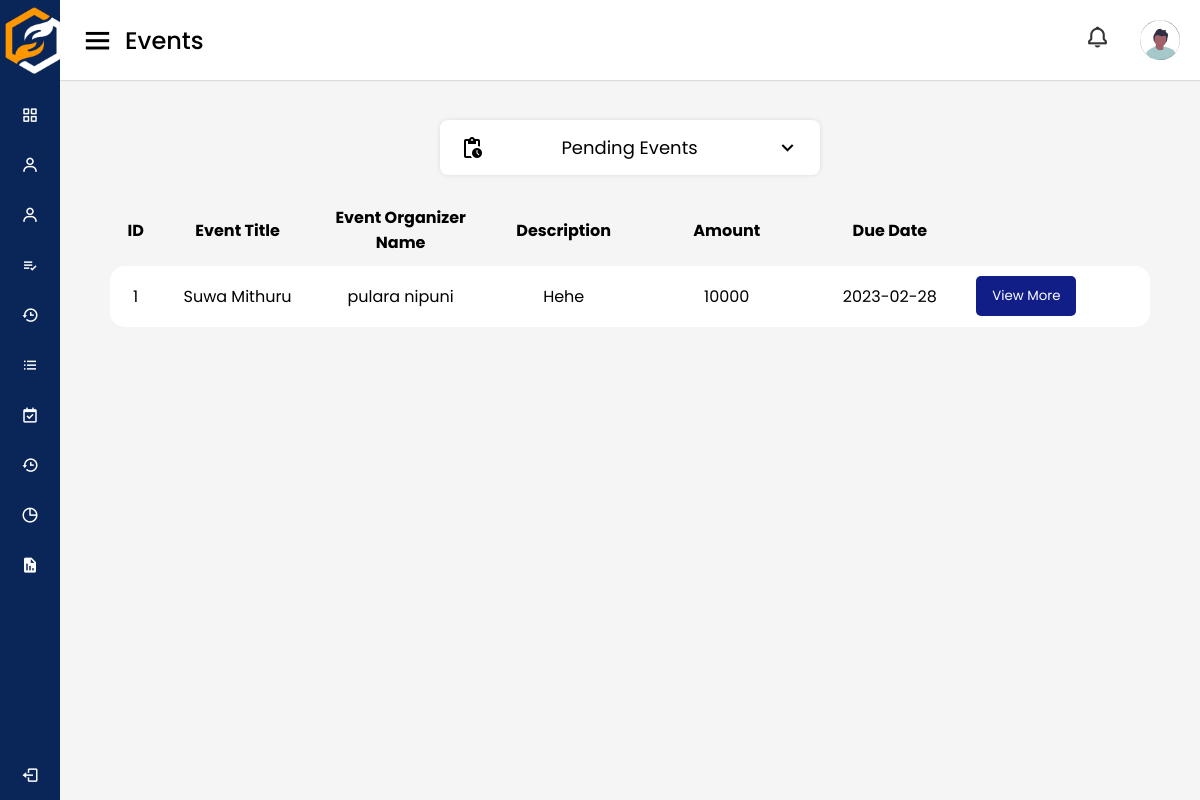
The app's page /adminPages/pendingEvents (signed in) with its own data.
### tables this page shows
CREATE TABLE `events` (
  `id` int(11) NOT NULL,
  `event_title` varchar(255) NOT NULL,
  `description` text NOT NULL,
  `location` varchar(255) NOT NULL,
  `published_date` date NOT NULL DEFAULT current_timestamp(),
  `due_date` date NOT NULL,
  `completed_date` date NOT NULL,
  `rejected_date` date NOT NULL,
  `status` int(11) NOT NULL,
  `budget` int(11) NOT NULL,
  `received` int(11) NOT NULL,
  `proof_letter` varchar(255) NOT NULL,
  `thumbnail` varchar(255) NOT NULL,
  `bank_pass_book` varchar(255) NOT NULL,
  `bank_acc_number` varchar(255) NOT NULL,
  `bank_name` varchar(255) NOT NULL,
  `event_org_id` int(11) NOT NULL,
  `rejection_note` varchar(255) NOT NULL
);

CREATE TABLE `event_org` (
  `id` int(11) NOT NULL,
  `full_name` varchar(255) NOT NULL,
  `NIC` varchar(255) NOT NULL,
  `community_name` varchar(255) NOT NULL,
  `designation` varchar(255) NOT NULL,
  `zipcode` varchar(255) NOT NULL,
  `district` int(11) NOT NULL,
  `acc_status` int(11) NOT NULL,
  `user_id` int(11) NOT NULL,
  `proof_document` varchar(255) NOT NULL
);

### app/controllers/AdminPages.php (called while the page is built, shortened)
<?php
class AdminPages extends Controller
{
    public function __construct()
    {
        $this->adminPageModel = $this->model('AdminPage');
    }
    public function pendingEvents()
    {
        $pendingEvents = $this->adminPageModel->pendingEvents();
        $data = [
            'pendingEvents' => $pendingEvents
        ];
        $this->view('users/admin/events', $data);
    }
}

### app/libraries/Core.php (called while the page is built, shortened)
<?php
  class Core {
    protected $currentMethod = 'index';
    public function __construct(){
      $url = $this->getUrl();
      if(file_exists('../app/controllers/' . ucwords($url[0] ?? ''). '.php')){
        unset($url[0]);
      }
      $this->currentController = new $this->currentController;
      if(isset($url[1])){
        if(method_exists($this->currentController, $url[1])){
          $this->currentMethod = $url[1];
          unset($url[1]);
        }
      }
      $this->params = $url ? array_values($url) : [];
      call_user_func_array([$this->currentController, $this->currentMethod], $this->params);
    }
      public function getUrl(){
      if(isset($_GET['url'])){
        $url = rtrim($_GET['url'], '/');
        $url = filter_var($url, FILTER_SANITIZE_URL);
        $url = explode('/', $url);
        return $url;
      }
    }
  }

### public/index.php (called while the page is built, shortened)
<?php
    $init = new Core;

### app/libraries/Database.php (called while the page is built, shortened)
<?php
class Database
{
    private $host = DB_HOST;
    private $user = DB_USER;
    private $pass = DB_PASS;
    private $dbname = DB_NAME;
    private $dbh;
    private $stmt;
    public function __construct()
    {
        $dsn = 'mysql:host=' . $this->host . ';dbname=' . $this->dbname;
        $options = array(
            PDO::ATTR_PERSISTENT => true,
            PDO::ATTR_ERRMODE => PDO::ERRMODE_EXCEPTION
        );
        try {
            $this->dbh = new PDO($dsn, $this->user, $this->pass, $options);
        } catch (PDOException $e) {
            $this->error = $e->getMessage();
            echo $this->error;
        }
    }
    public function query($sql)
    {
        $this->stmt = $this->dbh->prepare($sql);
    }
    public function resultSet()
    {
        $this->execute();
        return $this->stmt->fetchAll(PDO::FETCH_OBJ);
    }
    public function execute()
    {
        return $this->stmt->execute();
    }
}

### app/models/AdminPage.php (called while the page is built, shortened)
<?php
class AdminPage
{
    private $db;
    public function __construct()
    {
        $this->db = new Database;
    }
    public function pendingEvents()
    {
        $this->db->query('SELECT e.id, e.event_title, e.description, e.due_date, e.budget, e.location, r.email, o.full_name FROM events e JOIN reg_user r ON e.event_org_id = r.id JOIN event_org o ON e.event_org_id = o.user_id WHERE e.status = 0');
        $results = $this->db->resultSet();
        return $results;
    }
}

### app/views/users/admin/events.php (the view, shortened to what this page needs)
<!DOCTYPE html>
<html lang="en" dir="ltr">
<head>
    <link rel="stylesheet" href="<?php echo URLROOT; ?>/css/style_dashboard.css" />
    <link rel="stylesheet" href="<?php echo URLROOT; ?>/css/donation_req.css" />
    <link href="https://unpkg.com/boxicons@2.0.7/css/boxicons.min.css" rel="stylesheet" />
</head>
<body>
  <?php require APPROOT.'/views/inc/side_navbar.php';?>
  <section class="home-section">
    <nav>
      <div class="sidebar-button">
        <i class="bx bx-menu sidebarBtn"></i>
        <span class="dashboard">Events</span>
      </div>
      <div class="profile-details">
        <div class="notification">
          <i class="bx bx-bell bx-tada notification"></i>
        </div>
        <img src="<?php echo URLROOT; ?>/img/profile_pic.svg" alt="" />
      </div>
    </nav>
      <main>
          <div class="select-menu">
              <div class="select-btn">
                    <span class="material-icons">
                    </span>
                  <span class="option-text">Pending Events</a></span>
                  <i class="bx bx-chevron-down"></i>
              </div>
          </div>
          <div class="cards_heading head">
              <div>ID</div>
              <div>Event Title</div>
              <div>Event Organizer Name</div>
              <div>Description</div>
              <div>Amount</div>
              <div>Due Date</div>
          </div>
          <?php foreach($data['pendingEvents'] as $pendingEvents) : ?>
              <div class="cards_heading cards_color">
                  <div><?php echo $pendingEvents->id; ?></div>
                  <div><?php echo $pendingEvents->event_title; ?></div>
                  <div><?php echo $pendingEvents->full_name; ?></div>
                  <div><?php echo $pendingEvents->description; ?></div>
                  <div><?php echo $pendingEvents->budget; ?></div>
                  <div><?php echo $pendingEvents->due_date; ?></div>
                  <div>
                      <div style="text-align: center;"> <a href="<?php echo URLROOT; ?>/pages/pendingEventDetails/<?php echo $pendingEvents->id; ?>"> <button class="btnview">View More</button> </a></div>
                  </div>
              </div>
          <?php endforeach; ?>
          </main>
  </section>
</body>
</html>

### public/css/style_dashboard.css (style rules this page uses)
* { margin: 0; padding: 0; box-sizing: border-box; font-family: 'Poppins', sans-serif; }
.home-section { position: relative; background: #f5f5f5; min-height: 100vh; width: calc(100% - 240px); left: 240px; transition: all 0.5s ease; }
.home-section nav { display: flex; justify-content: space-between; height: 80px; background: #fff; display: flex; align-items: center; position: fixed; width: calc(100% - 240px); left: 240px; z-index: 100; padding: 0 20px; box-shadow: 0 1px 1px rgba(0, 0, 0, 0.1); transition: all 0.5s ease; }
.home-section nav .sidebar-button { display: flex; align-items: center; font-size: 24px; font-weight: 500; }
nav .sidebar-button i { font-size: 35px; margin-right: 10px; }
.home-section nav .profile-details { display: flex; align-items: center; padding: 0 auto; }
.profile-details i { padding: 0px 30px; }
nav .profile-details img { height: 40px; width: 40px; border-radius: 6px; object-fit: cover; }
nav .profile-details i { font-size: 25px; color: #333; }
.bx-bell { padding: 10px 10px; }
a { text-decoration: none; }
@media (max-width: 1240px) { .home-section { width: calc(100% - 60px); left: 60px; } }
@media (max-width: 1240px) { .home-section nav { width: calc(100% - 60px); left: 60px; } }

### public/css/donation_req.css (style rules this page uses)
:root { --color-white: #fff; --color-info-dark:#7d8da1; --color-info-light:#dce1eb; --color-dark:#363949; --color-light:rgba(132, 139, 200, 0.18); --color-primary-varient:#111e88; --color-background:#f6f6f9; --card-border-radius: 2rem; --border-radius-1: 0.4rem; --border-radius-2: 0.8rem; --border-radius-3: 1.2rem; --card-padding:1.8rem; --padding-1:1.2rem; --box-shadow: 0 2rem 3rem var(--color-light) }
* { margin: 0; padding: 0; box-sizing: border-box; font-family: 'Poppins', sans-serif; }
main { padding-top: 120px; padding-left: 50px; padding-right: 50px; }
.cards_heading { grid-template-columns: 3% 15% 15% 15% 15% 15% 15% ; grid-column-gap: 1%; color: var(--black); max-width: 100%; margin: auto; padding: 1%; font-size: 1rem; border-radius: 15px; font-weight: bold; margin-right: 0px; margin-left: 0px; text-align: center; display: grid; align-items: center; }
.head { font-size: 1rem; }
.cards_color { background: #ffffff; font-weight: normal; color: black; margin-bottom: 10px; margin-right: 0; font-size: 1rem; }
.select-menu { width: 380px; margin-top: 5px; margin: auto; margin-bottom: 20px; position: relative; }
.btnview { display: flex; align-items: center; justify-content: center; height: 40px; margin-right: 0px; max-width: 100px; width: 100%; border: none; outline: none; color: #fff; border-radius: 5px; background-color: #111e88; transition: all 0.3s linear; cursor: pointer; }
.select-menu .select-btn { display: flex; height: 55px; background: #fff; padding: 20px; font-size: 18px; font-weight: 400; border-radius: 8px; align-items: center; cursor: pointer; justify-content: space-between; box-shadow: 0 0 5px rgba(0,0,0,0.1); }
.select-btn i { font-size: 25px; transition: 0.3s; }
.home-section { position: relative; background: #f5f5f5; min-height: 100vh; width: calc(100% - 240px); left: 240px; transition: all 0.5s ease; }
.home-section nav { display: flex; justify-content: space-between; height: 80px; background: #fff; display: flex; align-items: center; position: fixed; width: calc(100% - 240px); left: 240px; z-index: 100; padding: 0 20px; box-shadow: 0 1px 1px rgba(0, 0, 0, 0.1); transition: all 0.5s ease; }
.home-section nav .sidebar-button { display: flex; align-items: center; font-size: 24px; font-weight: 500; }
nav .sidebar-button i { font-size: 35px; margin-right: 10px; }
.home-section nav .profile-details { display: flex; align-items: center; padding: 0 auto; }
.profile-details i { padding: 0px 30px; }
nav .profile-details img { height: 40px; width: 40px; border-radius: 6px; object-fit: cover; }
nav .profile-details i { font-size: 25px; color: #333; }
.bx-bell { padding: 10px 10px; }
@media (max-width: 1240px) { .home-section { width: calc(100% - 60px); left: 60px; } }
@media (max-width: 1240px) { .home-section nav { width: calc(100% - 60px); left: 60px; } }

### records on screen
events: id "1", event_title "Suwa Mithuru", event_org.full_name "pulara nipuni", description "Hehe", budget "10000", due_date "2023-02-28"
